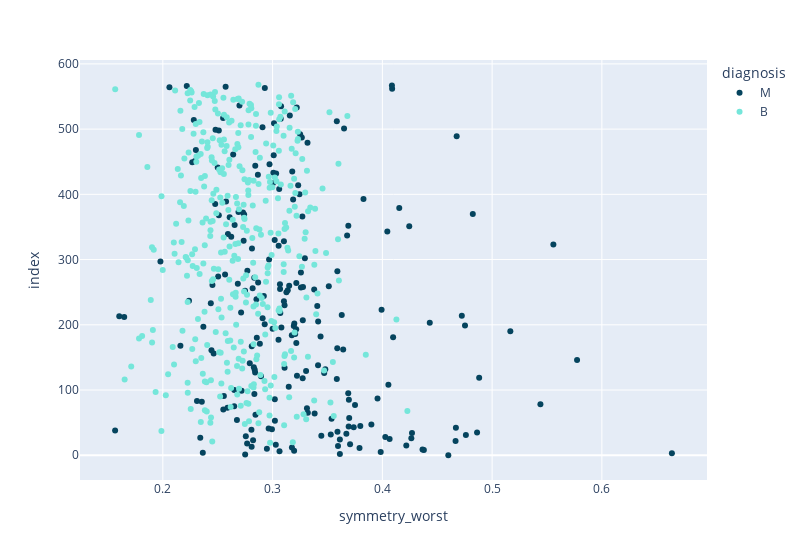

The code cell stored with this chart in its notebook:
### Code cell
px.scatter(data_frame = df, x = 'symmetry_worst', color = 'diagnosis', color_discrete_sequence = ['#05445E', '#75E6DA'], width = 800)

### Figure 1 — Plotly figure (JSON) as saved in the notebook; plotly's stock layout.template omitted (floating-point values rounded to 4 significant figures; data arrays with more than 128 entries replaced by an {"elided": "..."} marker saying what was removed)
{"data": [{"hovertemplate": "diagnosis=M<br>symmetry_worst=%{x}<br>index=%{y}<extra></extra>", "legendgroup": "M", "marker": {"color": "#05445E", "symbol": "circle"}, "mode": "markers", "name": "M", "orientation": "h", "showlegend": true, "type": "scatter", "x": {"elided": "212 float values"}, "xaxis": "x", "y": {"elided": "212 int values"}, "yaxis": "y"}, {"hovertemplate": "diagnosis=B<br>symmetry_worst=%{x}<br>index=%{y}<extra></extra>", "legendgroup": "B", "marker": {"color": "#75E6DA", "symbol": "circle"}, "mode": "markers", "name": "B", "orientation": "h", "showlegend": true, "type": "scatter", "x": {"elided": "357 float values"}, "xaxis": "x", "y": {"elided": "357 int values"}, "yaxis": "y"}], "layout": {"legend": {"title": {"text": "diagnosis"}, "tracegroupgap": 0}, "margin": {"t": 60}, "width": 800, "xaxis": {"anchor": "y", "domain": [0, 1], "title": {"text": "symmetry_worst"}}, "yaxis": {"anchor": "x", "domain": [0, 1], "title": {"text": "index"}}}}
